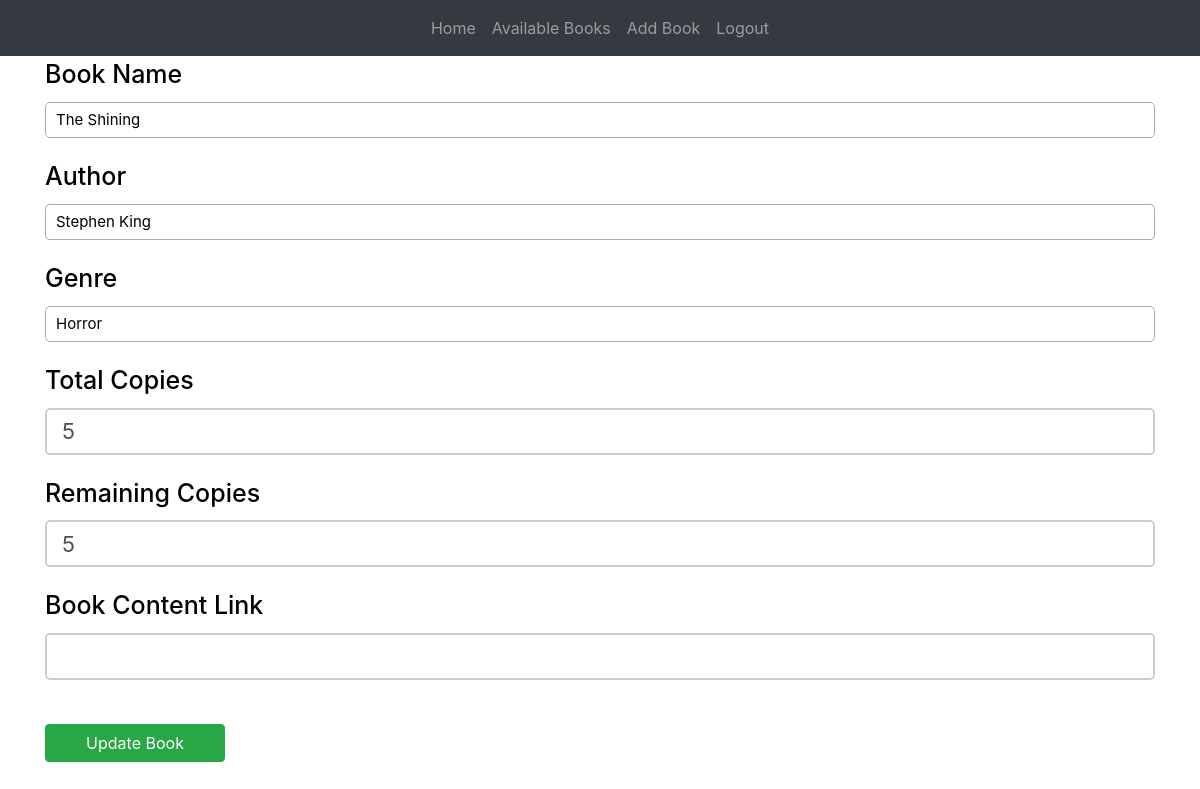
Screenshot of /edit-book/8 (signed in) with the database file from the repository.
### website/models.py (models this page shows)
class Book(db.Model):
    id = db.Column(db.Integer, primary_key=True)  # a reference ID
    name = db.Column(db.String(150), nullable=False)  # a title
    author = db.Column(db.String(150), nullable=False)  # an author
    genre = db.Column(db.String(50), nullable=True)  # genre (optional)
    copies = db.Column(db.Integer, nullable=False)  # number of total copies
    remaining_copies = db.Column(db.Integer, nullable=False)  # number of remaining copies
    content_link = db.Column(db.String(500), nullable=True)  # link to access the book (optional)
    borrowed_books = db.relationship('BorrowedBook', backref='book')# relationship to track borrow records for this book

### website/views.py (the view, shortened to what this page needs)
@views.route('/edit-book/<int:book_id>', methods=['GET', 'POST'])
@login_required
def edit_book(book_id):
    if not current_user.is_admin:
        flash("You do not have permission to access this page.", category='error')
        return redirect(url_for('views.home'))
    book = Book.query.get(book_id)
    if not book:
        flash("Book not found.", category='error')
        return redirect(url_for('views.book_list'))
    return render_template('edit_book.html', book=book)

### website/templates/edit_book.html (shortened to what this page needs)
{% extends "base.html" %}
{% block content %}
<h1>Edit Book</h1>
<form method="POST">
    <div class="form-group">
        <label for="name">Book Name</label>
        <input
            type="text"
            id="name"
            name="name"
            class="form-control"
            value="{{ book.name }}"
            required
        />
    </div>
    <div class="form-group">
        <label for="author">Author</label>
        <input
            type="text"
            id="author"
            name="author"
            class="form-control"
            value="{{ book.author }}"
            required
        />
    </div>
    <div class="form-group">
        <label for="genre">Genre</label>
        <input
            type="text"
            id="genre"
            name="genre"
            class="form-control"
            value="{{ book.genre }}"
        />
    </div>
    <div class="form-group">
        <label for="copies">Total Copies</label>
        <input
            type="number"
            id="copies"
            name="copies"
            class="form-control"
            value="{{ book.copies }}"
            required
        />
    </div>
    <div class="form-group">
        <label for="remaining_copies">Remaining Copies</label>
        <input
            type="number"
            id="remaining_copies"
            name="remaining_copies"
            class="form-control"
            value="{{ book.remaining_copies }}"
            required
        />
    </div>
    <div class="form-group">
        <label for="content_link">Book Content Link</label>
        <input
            type="url"
            id="content_link"
            name="content_link"
            class="form-control"
            value="{{ book.content_link }}"
        />
    </div>
    <br />
    <button type="submit" class="btn btn-success">Update Book</button>
</form>
{% endblock %}

### website/static/styles.css (style rules this page uses)
body { height: 100vh; margin: 0; }
.form-group { color: #ddd; }
.form-control { width: 100%; padding: 15px; font-size: 22px; border: 2px solid #ccc; border-radius: 5px; margin-bottom: 20px; }
input[type="email"], input[type="password"], input[type="text"], textarea { font-size: 15px; color: #000000; background-color: #ffffff; border: 1px solid #aaa; width: 100%; box-sizing: border-box; padding: 10px; }
label { font-size: 25px; font-weight:500; color: #000000; text-shadow: none; }

### website/templates/base.html (style rules this page uses)
button { font-family: inherit; font-size: 20px; background: royalblue; color: white; padding: 0.9em 1.5em; display: flex; align-items: center; justify-content: center; border: none; border-radius: 16px; overflow: hidden; transition: all 0.2s; cursor: pointer; position: relative; width: 180px; }

### rows the page displays
Book: name "The Shining", author "Stephen King", genre "Horror", copies "5", remaining_copies "5"
